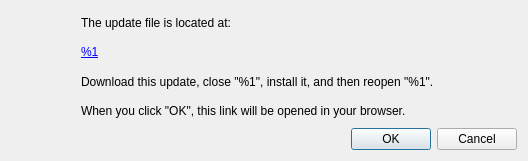
<?xml version="1.0" encoding="UTF-8"?>
<ui version="4.0">
 <class>FvUpdateConfirmDialog</class>
 <widget class="QDialog" name="FvUpdateConfirmDialog">
  <property name="geometry">
   <rect>
    <x>0</x>
    <y>0</y>
    <width>528</width>
    <height>161</height>
   </rect>
  </property>
  <property name="windowTitle">
   <string>Software Update</string>
  </property>
  <property name="windowIcon">
   <iconset resource="Farvor.qrc">
    <normaloff>:/icons/update_64</normaloff>:/icons/update_64</iconset>
  </property>
  <layout class="QHBoxLayout" name="horizontalLayout_2">
   <item>
    <layout class="QVBoxLayout" name="verticalLayout_4">
     <item>
      <widget class="QLabel" name="iconLabel">
       <property name="minimumSize">
        <size>
         <width>64</width>
         <height>64</height>
        </size>
       </property>
       <property name="maximumSize">
        <size>
         <width>64</width>
         <height>64</height>
        </size>
       </property>
       <property name="layoutDirection">
        <enum>Qt::LeftToRight</enum>
       </property>
       <property name="frameShape">
        <enum>QFrame::NoFrame</enum>
       </property>
       <property name="lineWidth">
        <number>0</number>
       </property>
       <property name="text">
        <string/>
       </property>
       <property name="pixmap">
        <pixmap resource="Farvor.qrc">:/icons/update_64</pixmap>
       </property>
      </widget>
     </item>
     <item>
      <spacer name="verticalSpacer">
       <property name="orientation">
        <enum>Qt::Vertical</enum>
       </property>
       <property name="sizeHint" stdset="0">
        <size>
         <width>20</width>
         <height>40</height>
        </size>
       </property>
      </spacer>
     </item>
    </layout>
   </item>
   <item>
    <layout class="QVBoxLayout" name="verticalLayout_3">
     <item>
      <widget class="QLabel" name="updateFileIsLocatedLabel">
       <property name="text">
        <string>The update file is located at:</string>
       </property>
      </widget>
     </item>
     <item>
      <widget class="QLabel" name="updateFileLinkLabel">
       <property name="text">
        <string>&lt;a href=&quot;%1&quot;&gt;%1&lt;/a&gt;</string>
       </property>
       <property name="openExternalLinks">
        <bool>true</bool>
       </property>
       <property name="textInteractionFlags">
        <set>Qt::TextBrowserInteraction</set>
       </property>
      </widget>
     </item>
     <item>
      <widget class="QLabel" name="downloadThisUpdateLabel">
       <property name="text">
        <string>Download this update, close &quot;%1&quot;, install it, and then reopen &quot;%1&quot;.</string>
       </property>
      </widget>
     </item>
     <item>
      <widget class="QLabel" name="whenYouClickOkLabel">
       <property name="text">
        <string>When you click &quot;OK&quot;, this link will be opened in your browser.</string>
       </property>
      </widget>
     </item>
     <item>
      <widget class="QDialogButtonBox" name="confirmButtonBox">
       <property name="orientation">
        <enum>Qt::Horizontal</enum>
       </property>
       <property name="standardButtons">
        <set>QDialogButtonBox::Cancel|QDialogButtonBox::Ok</set>
       </property>
      </widget>
     </item>
    </layout>
   </item>
  </layout>
 </widget>
 <resources>
  <include location="Farvor.qrc"/>
 </resources>
 <connections/>
</ui>
